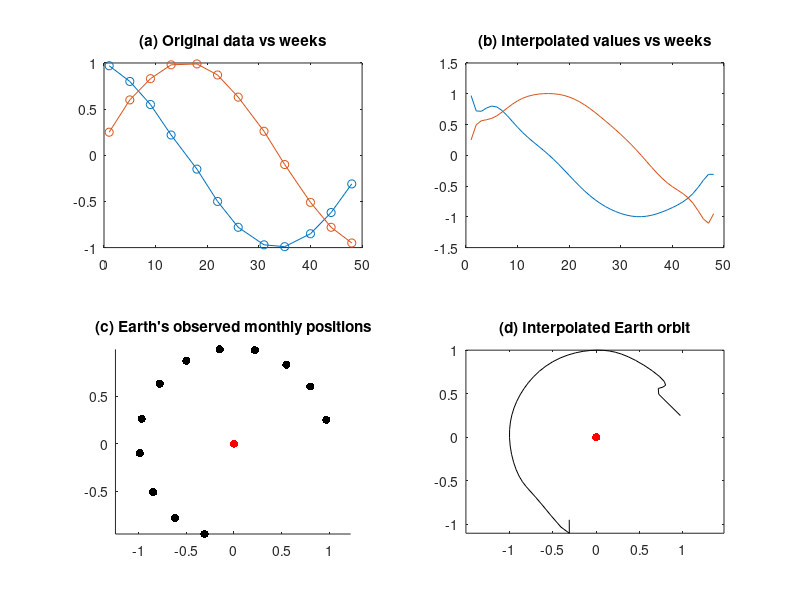

This figure's MATLAB source:
%% Program to interpolate the position of earth around
%% the sun on weekly basis from the given the first week
%% observation of each month

%% Author: Sahil Raj
%% Assignment 3 Problem 2

%% Note: the polynomial approximation is oscillating at the starts
%% and the end, I read about it, the internet says that its the
%% Runge phenomenon, I am not sure though.

clc; clear all;

% Program to plot the position of earth around the sun

% Data for first day of each month
D = [
  0.97 0.25;
  0.80 0.60;
  0.55 0.83;
  0.22 0.98;
  -0.15 0.99;
  -0.50 0.87;
  -0.78 0.63;
  -0.97 0.26;
  -0.99 -0.10;
  -0.85 -0.51;
  -0.62 -0.78;
  -0.31 -0.95;
];

% all the weeks, whose observations are recorded
weeks = [
  1;
  5;
  9;
  13;
  18;
  22;
  26;
  31;
  35;
  40;
  44;
  48;
];

allweeks = 1:1:48;

Xs = D(:,1);
Ys = D(:,2);

% Function to compute the Lagrange basis function value
function l = lagrangeI(X, i, k, x)
  l = 1.0;
  for j = 0:k
    if j ~= i
      l *= (x - X(j+1)) / (X(i+1) - X(j+1));
    endif
  endfor
endfunction

% Compute the interpolating function, for
% given order k, k must be at most O-1, where O is
% the order of the interpolating function
function y = Pk(Y, X, k, x)
  y = 0.0;
  for i = 0:k
    y += Y(i+1) * lagrangeI(X, i, k, x);
  endfor
endfunction

N = length(allweeks);
pXs = zeros(N, 1);
pYs = zeros(N, 1);
for i = 1:N
  pXs(i) = Pk(Xs, weeks, 11, allweeks(i));
  pYs(i) = Pk(Ys, weeks, 11, allweeks(i));
endfor

% Original data points
subplot(2, 2, 3);
scatter(Xs, Ys, 'k', 'filled');
hold on;
scatter(0, 0, 'r', 'filled'); % Sun
title("(c) Earth's observed monthly positions");
axis equal;
hold off;

% Interpolated orbit
subplot(2, 2, 4);
plot(pXs, pYs, 'k-'); % smoother curve
hold on;
scatter(0, 0, 'r', 'filled');
title("(d) Interpolated Earth orbit");
axis equal;
hold off;

% Raw X and Y vs weeks
subplot(2, 2, 1);
plot(weeks, Xs, 'o-');
hold on;
plot(weeks, Ys, 'o-');
title("(a) Original data vs weeks");
hold off;

subplot(2, 2, 2);
plot(allweeks, pXs, '-');
hold on;
plot(allweeks, pYs, '-');
title("(b) Interpolated values vs weeks");
hold off;
